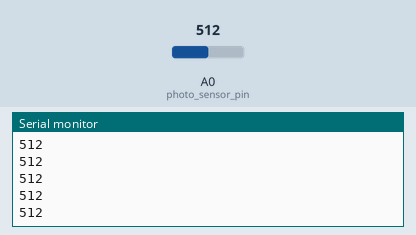
Simulated run of this sketch. Board: Arduino Uno, built with avr-gcc and run on an emulated ATmega328P. Parts: the last lines printed to the serial monitor. The test bench sets the inputs (shaded band); at power-on: A0 (photo_sensor_pin) = 512.

Above: at 1.2 s.
1.3 s: A0 (photo_sensor_pin) set to 716
At 2.2 s:
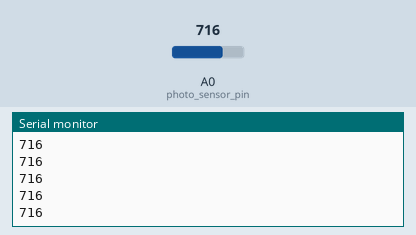
2.8 s: A0 (photo_sensor_pin) set to 900
At 3.4 s:
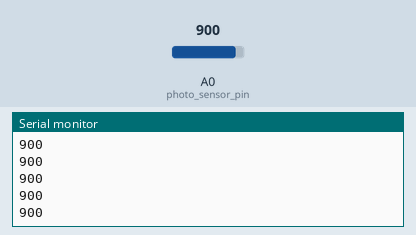
Timing chart, 0 to 5.8 s (numbered marks = the images above; inputs shaded):
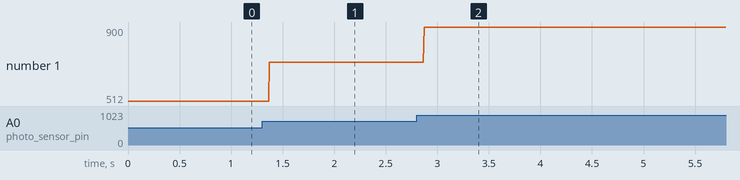

The sketch:

photo_resistor_sensor.ino
```cpp
#define photo_sensor_pin A0

int val = 0;

void setup(){
  pinMode(photo_sensor_pin, INPUT);
  Serial.begin(9600);
}

void loop(){
  val = analogRead(photo_sensor_pin);
  Serial.println(val);
}
```

Measured:
- after the input at 1.3 s, the serial monitor: prints a new line after 0.07 s (image 1)
- after the input at 2.8 s, the serial monitor: prints a new line after 0.07 s (image 2)
- plotted number 1: 512 → 716 after the input at 1.3 s, 716 → 900 after the input at 2.8 s
